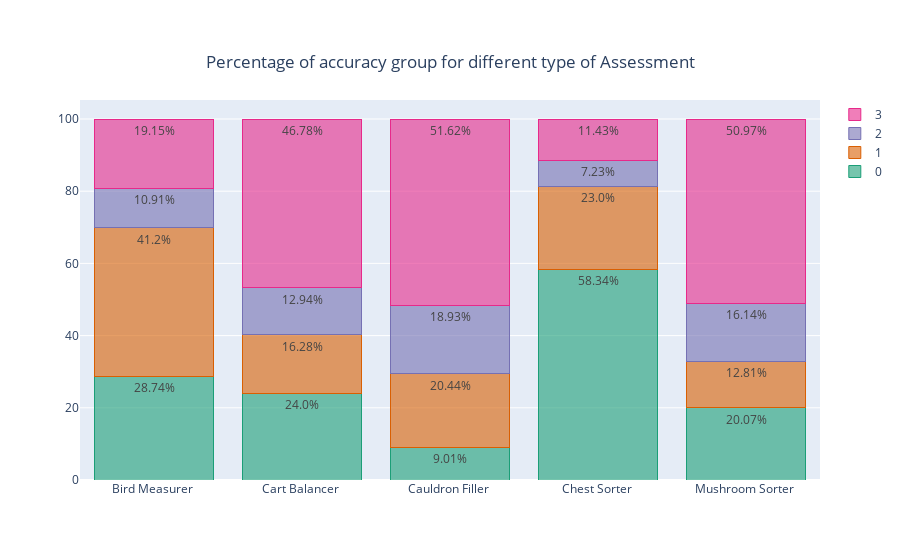

Here is the notebook cell this chart was saved with:
### Code cell
temp_df = df_train_final.groupby('title')['accuracy_group_y'].value_counts(normalize=True).reset_index(name="percentage")
temp_df['percentage'] = temp_df['percentage']*100
temp_df = temp_df.round(2)
temp_df['title'] = temp_df['title'].str.replace("\(Assessment\)","")
colors = [x.replace(")","").replace("rgb(","") for x in cl.scales['4']['qual']['Dark2']]
data = []
for i in range(4):
    text = [str(x) + "%" for x in temp_df[temp_df['accuracy_group_y'] == i]['percentage'].values]
    data.append(go.Bar(name = i, x = temp_df[temp_df['accuracy_group_y'] == i]['title'].values,
                       text = text,textposition='auto',
                      y = temp_df[temp_df['accuracy_group_y'] == i]['percentage'].values,marker=dict(
        color='rgba(' + colors[i] + ',0.6)',
        line=dict(color='rgba(' + colors[i] + ',1.0)', width=1)
    )))
fig = go.Figure(data=data)
fig.update_layout(barmode='stack', title={'text': "Percentage of accuracy group for different type of Assessment",'y':0.9,'x':0.5,'xanchor': 'center','yanchor': 'top'})
fig.show()

### Figure 1 — Plotly figure (JSON) as saved in the notebook; plotly's stock layout.template omitted (floating-point values rounded to 4 significant figures)
{"data": [{"marker": {"color": "rgba(27,158,119,0.6)", "line": {"color": "rgba(27,158,119,1.0)", "width": 1}}, "name": "0", "text": ["28.74%", "24.0%", "9.01%", "58.34%", "20.07%"], "textposition": "auto", "type": "bar", "x": ["Bird Measurer ", "Cart Balancer ", "Cauldron Filler ", "Chest Sorter ", "Mushroom Sorter "], "y": [28.74, 24, 9.01, 58.34, 20.07]}, {"marker": {"color": "rgba(217,95,2,0.6)", "line": {"color": "rgba(217,95,2,1.0)", "width": 1}}, "name": "1", "text": ["41.2%", "16.28%", "20.44%", "23.0%", "12.81%"], "textposition": "auto", "type": "bar", "x": ["Bird Measurer ", "Cart Balancer ", "Cauldron Filler ", "Chest Sorter ", "Mushroom Sorter "], "y": [41.2, 16.28, 20.44, 23, 12.81]}, {"marker": {"color": "rgba(117,112,179,0.6)", "line": {"color": "rgba(117,112,179,1.0)", "width": 1}}, "name": "2", "text": ["10.91%", "12.94%", "18.93%", "7.23%", "16.14%"], "textposition": "auto", "type": "bar", "x": ["Bird Measurer ", "Cart Balancer ", "Cauldron Filler ", "Chest Sorter ", "Mushroom Sorter "], "y": [10.91, 12.94, 18.93, 7.23, 16.14]}, {"marker": {"color": "rgba(231,41,138,0.6)", "line": {"color": "rgba(231,41,138,1.0)", "width": 1}}, "name": "3", "text": ["19.15%", "46.78%", "51.62%", "11.43%", "50.97%"], "textposition": "auto", "type": "bar", "x": ["Bird Measurer ", "Cart Balancer ", "Cauldron Filler ", "Chest Sorter ", "Mushroom Sorter "], "y": [19.15, 46.78, 51.62, 11.43, 50.97]}], "layout": {"barmode": "stack", "title": {"text": "Percentage of accuracy group for different type of Assessment", "x": 0.5, "xanchor": "center", "y": 0.9, "yanchor": "top"}}}
